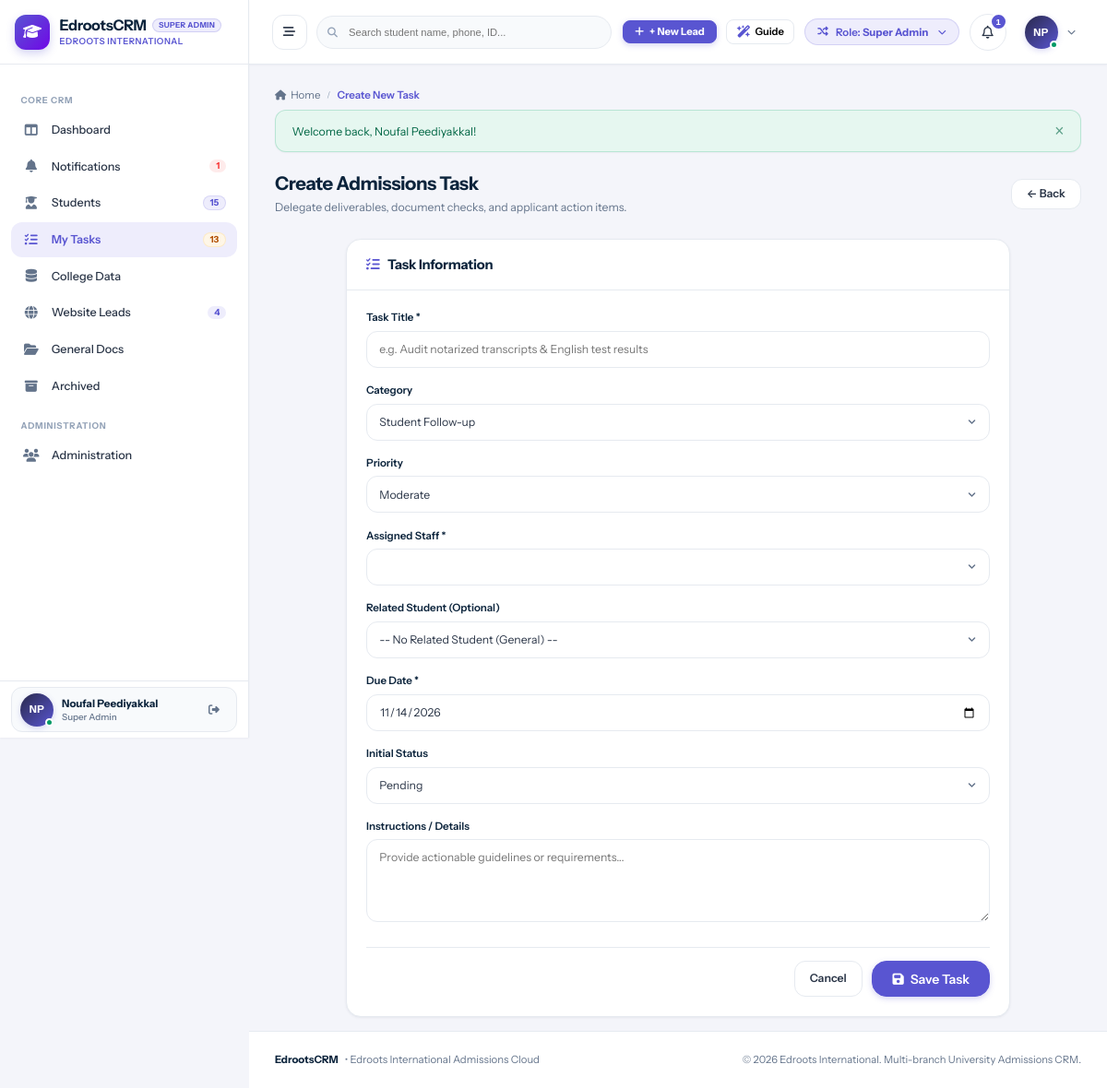
The page /tasks/add.php (signed in) on the database its author committed.
### tables this page shows
CREATE TABLE `users` (
  `id` int(11) NOT NULL AUTO_INCREMENT,
  `branch_id` int(11) DEFAULT NULL,
  `role_id` int(11) NOT NULL,
  `manager_id` int(11) DEFAULT NULL,
  `reporting_manager_id` int(11) DEFAULT NULL,
  `name` varchar(150) NOT NULL,
  `email` varchar(150) NOT NULL,
  `password` varchar(255) NOT NULL,
  `phone` varchar(50) DEFAULT NULL,
  `designation` varchar(100) DEFAULT NULL,
  `avatar` varchar(255) DEFAULT NULL,
  `status` enum('Active','Inactive') DEFAULT 'Active',
  `created_at` datetime DEFAULT current_timestamp(),
  `updated_at` datetime DEFAULT NULL ON UPDATE current_timestamp(),
  PRIMARY KEY (`id`),
  UNIQUE KEY `email` (`email`),
  KEY `idx_branch` (`branch_id`),
  KEY `idx_role` (`role_id`),
  KEY `idx_manager` (`manager_id`)
);

CREATE TABLE `roles` (
  `id` int(11) NOT NULL AUTO_INCREMENT,
  `name` varchar(50) NOT NULL,
  `label` varchar(100) NOT NULL,
  `description` text DEFAULT NULL,
  `created_at` datetime DEFAULT current_timestamp(),
  PRIMARY KEY (`id`),
  UNIQUE KEY `name` (`name`)
);

### tasks/add.php (the view, shortened to what the rows shown need)
<?php
require_once __DIR__ . '/../config/database.php';
require_once __DIR__ . '/../config/helpers.php';
require_once __DIR__ . '/../includes/auth.php';
require_login();
$activePage = 'tasks';
include __DIR__ . '/../includes/header.php';
?>
<div class="page-header">
  <div class="page-title-wrap">
    <h2>Create Admissions Task</h2>
  </div>
</div>
<?php include __DIR__ . '/../includes/footer.php'; ?>

### includes/header.php (shortened to what the rows shown need)
<?php
require_once __DIR__ . '/auth.php';
$currentUser = current_user();
$unreadNotifCount = $currentUser ? get_unread_notifications_count($currentUser['id']) : 0;
$activePage = $activePage ?? '';
?>
<!DOCTYPE html>
<html lang="en">
<head>
  <link rel="stylesheet" href="https://cdnjs.cloudflare.com/ajax/libs/font-awesome/6.5.1/css/all.min.css">
  <link rel="stylesheet" href="<?= base_url('assets/css/style.css') ?>">
</head>
<body>
<div id="app-layout">
  <?php include __DIR__ . '/sidebar.php'; ?>
  <div id="main-wrapper">
    <header id="top-navbar">
      <div class="navbar-right">
        <div class="role-switcher-dropdown" style="position: relative;">
          <button type="button" class="role-switcher-btn" id="role-switcher-btn" title="Simulate different role permissions">
            <span>Role: <strong><?= htmlspecialchars($currentUser['role_label'] ?? 'Guest') ?></strong></span>
          </button>
        </div>
        <div style="position: relative;">
          <button type="button" class="notification-bell-btn" id="notif-bell-btn" title="Notifications">
            <i class="fa-regular fa-bell"></i>
            <?php if ($unreadNotifCount > 0): ?>
              <span class="notification-counter"><?= $unreadNotifCount ?></span>
            <?php endif; ?>
          </button>
        </div>
        <div style="position: relative;">
          <button type="button" class="profile-dropdown-btn" id="user-profile-btn">
            <div class="user-avatar-sm online">
              <?= user_initials($currentUser['name'] ?? 'U') ?>
            </div>
            <i class="fa-solid fa-chevron-down" style="font-size:0.65rem; color:var(--text-muted);"></i>
          </button>
        </div>
      </div>
    </header>
    <main class="content-area">

### includes/sidebar.php (shortened to what the rows shown need)
<?php
global $pdo;
$currentUser = current_user();
$activePage = $activePage ?? '';
$sidebarUnreadNotifs = 0;
try {
    if ($pdo && $currentUser) {
        $now = time();
        $useSidebarCache = !empty($_SESSION['sidebar_cache']) && ($now - ($_SESSION['sidebar_cache_time'] ?? 0) < 30);
        if ($useSidebarCache) {
            $sc = $_SESSION['sidebar_cache'];
            $sidebarActiveLeadsCount = $sc['active_leads'] ?? 0;
            $sidebarWebLeadsCount    = $sc['web_leads'] ?? 0;
            $sidebarScheduledCount   = $sc['scheduled'] ?? 0;
            $sidebarOverdueCount     = $sc['overdue'] ?? 0;
            $sidebarTodayLeadsCount  = $sc['today_leads'] ?? 0;
            $sidebarPendingLeadsCount= $sc['pending_leads'] ?? 0;
            $sidebarTotalTasks       = $sc['total_tasks'] ?? 0;
            $sidebarUnreadNotifs     = $sc['unread_notifs'] ?? 0;
        } else {
            $sidebarUnreadNotifs = get_unread_notifications_count($currentUser['id']);
        }
    }
} catch (Exception $e) {
}
?>
<aside id="sidebar">
<?php
$rawRoleLabel = $currentUser['role_label'] ?? 'Staff';
$headerRoleBadge = $rawRoleLabel;
?>
  <div class="sidebar-header" id="sidebar-brand-header">
    <a href="<?= base_url('dashboard/index.php') ?>" class="brand-wrapper">
      <div class="brand-text">
        <div class="brand-title-row">
          <h1 class="brand-title">EdrootsCRM</h1>
          <span class="sidebar-role-badge sidebar-demo-badge" title="<?= htmlspecialchars($rawRoleLabel) ?>"><?= htmlspecialchars($headerRoleBadge) ?></span>
        </div>
      </div>
    </a>
  </div>
  <nav class="sidebar-nav">
    <a href="<?= base_url('notifications/index.php') ?>" id="sidebar-nav-notifications" class="nav-item <?= ($activePage === 'notifications') ? 'active' : '' ?>">
      <div class="nav-item-content">
        <i class="fa-solid fa-bell nav-icon"></i>
        <span class="nav-label">Notifications</span>
      </div>
      <?php if ($sidebarUnreadNotifs > 0): ?>
        <span class="nav-badge badge-red" title="<?= $sidebarUnreadNotifs ?> unread / unattended notifications"><?= $sidebarUnreadNotifs ?></span>
      <?php endif; ?>
    </a>
  </nav>
  <div class="sidebar-user">
    <div class="sidebar-user-card">
      <div class="user-snippet">
        <div class="user-avatar-sm online" title="<?= htmlspecialchars($currentUser['name'] ?? 'User') ?>">
          <?= user_initials($currentUser['name'] ?? 'U') ?>
        </div>
        <div class="user-info">
          <span class="user-name" title="<?= htmlspecialchars($currentUser['name'] ?? 'User') ?>"><?= htmlspecialchars($currentUser['name'] ?? 'User') ?></span>
          <span class="user-role"><?= htmlspecialchars($currentUser['role_label'] ?? 'Staff') ?></span>
        </div>
      </div>
    </div>
  </div>
</aside>

### rows shown on the page
users: role.label "SUPER ADMIN", id "1", name "NP", name "Noufal Peediyakkal", role.label "Super Admin"

### other values the page prints
$sidebarActiveLeadsCount "15"
$sidebarTotalTasks "13"
$sidebarWebLeadsCount "4"
$pageTitle "Create New Task"
$flash['message'] "Welcome back, Noufal Peediyakkal!"
form field category "Student Follow-up"
